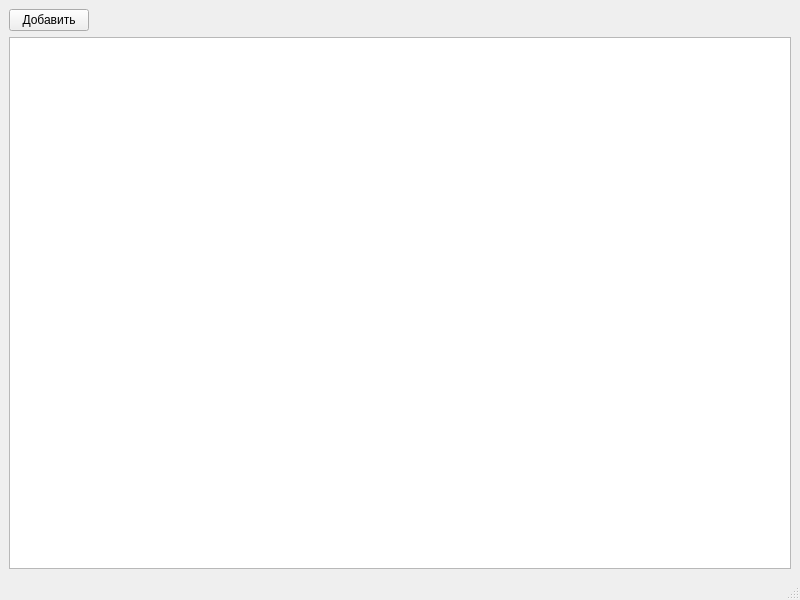
<?xml version="1.0" encoding="UTF-8"?>
<ui version="4.0">
 <class>MainWindow</class>
 <widget class="QMainWindow" name="MainWindow">
  <property name="geometry">
   <rect>
    <x>0</x>
    <y>0</y>
    <width>800</width>
    <height>600</height>
   </rect>
  </property>
  <property name="windowTitle">
   <string>Фильмотека</string>
  </property>
  <widget class="QWidget" name="centralwidget">
   <layout class="QVBoxLayout" name="verticalLayout">
    <item>
     <layout class="QHBoxLayout" name="horizontalLayout">
      <item>
       <widget class="QPushButton" name="addButton">
        <property name="text">
         <string>Добавить</string>
        </property>
       </widget>
      </item>
      <item>
       <spacer name="horizontalSpacer">
        <property name="orientation">
         <enum>Qt::Horizontal</enum>
        </property>
        <property name="sizeHint" stdset="0">
         <size>
          <width>40</width>
          <height>20</height>
         </size>
        </property>
       </spacer>
      </item>
     </layout>
    </item>
    <item>
     <widget class="QTableWidget" name="tableWidget"/>
    </item>
   </layout>
  </widget>
  <widget class="QMenuBar" name="menubar">
   <property name="geometry">
    <rect>
     <x>0</x>
     <y>0</y>
     <width>800</width>
     <height>26</height>
    </rect>
   </property>
  </widget>
  <widget class="QStatusBar" name="statusbar"/>
 </widget>
 <resources/>
 <connections/>
</ui>
